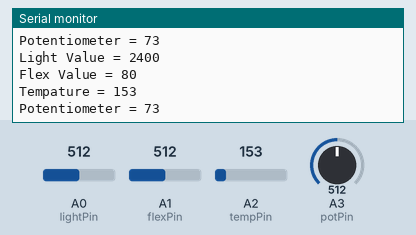
Simulated run of this sketch. Board: Arduino Uno, built with avr-gcc and run on an emulated ATmega328P. On the bench: the last lines printed to the serial monitor. The test bench sets the inputs (shaded band); at power-on: A2 (tempPin) = 153, A1 (flexPin) = 512, A3 (potPin) = 512, A0 (lightPin) = 512.

Above: at 1.3 s.
1.4 s: A2 (tempPin) set to 165
At 1.87 s:
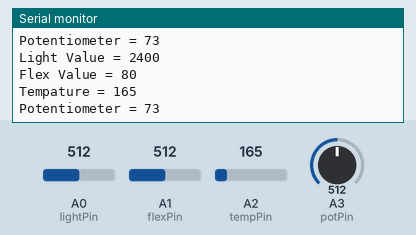
2.9 s: A1 (flexPin) set to 710
At 3.4 s:
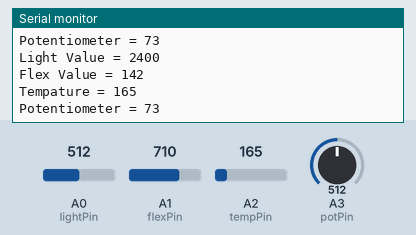
4.4 s: A3 (potPin) set to 710
At 4.93 s:
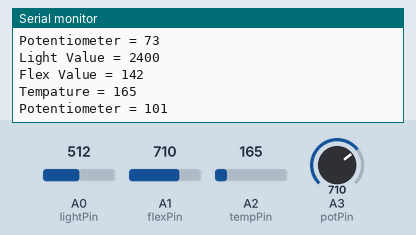
5.9 s: A0 (lightPin) set to 910
7.4 s: A1 (flexPin) set to 716
At 7.97 s:
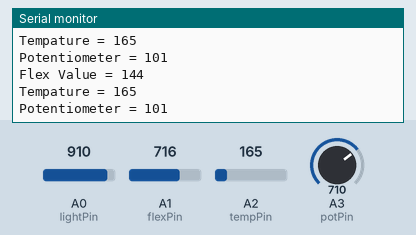
8.9 s: A3 (potPin) set to 716
At 9.47 s:
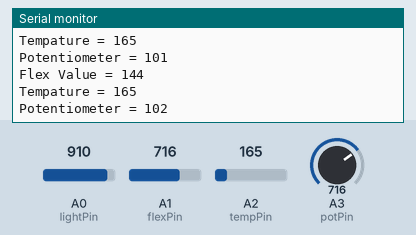
Timing chart, 0 to 11.4 s (numbered marks = the images above; inputs shaded):
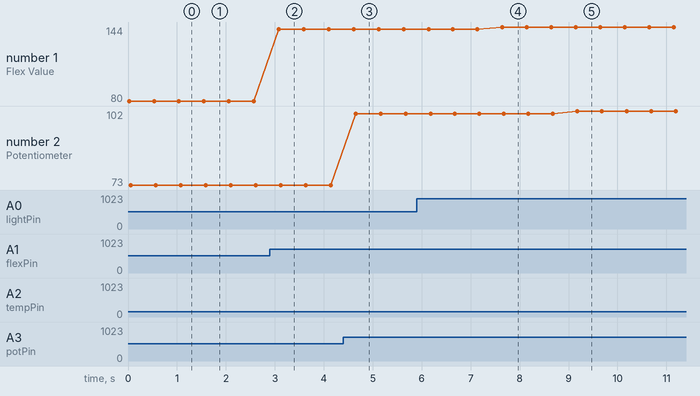

The sketch:

InteractiveRobot.ino
```cpp
/* ====================================================
 *     Project : HPI
 *      Author : Marco A. Ortiz Torres
 *        Date : DEcember 9, 2016
 * Description :
 *   Reference : https://learn.adafruit.com/photocells/using-a-photocell
 *               https://learn.sparkfun.com/tutorials/flex-sensor-hookup-guide
 *               https://learn.adafruit.com/tmp36-temperature-sensor/using-a-temp-sensor
 *               https://www.arduino.cc/en/tutorial/potentiometer
==================================================== */

int lightPin = A0;  // Light Sensor
int flexPin = A1;   // Flex Sensor
int tempPin = A2;   // Tempeture Sensor
int potPin = A3;    // Potentiometer

int lightValue;
int flexValue;
int tempValue;
int potValue;
bool flag = false;

void setup() {
  Serial.begin(9600);
  pinMode (lightPin, INPUT);
  pinMode (flexPin, INPUT);
  pinMode (tempPin, INPUT);
  pinMode (potPin, INPUT);
}

void loop() {
  lightValue = analogRead(lightPin);
  flexValue = analogRead(flexPin);
  tempValue = analogRead(tempPin);
  potValue = analogRead(potPin);

  if (lightValue < 700){
    Serial.print("Light Value = ");
    Serial.println(2400);
    flag = false;
  }
  else if (lightValue == constrain(lightValue,800,900)){
    Serial.print("Light Value = ");
    Serial.println(1200);
    flag = false;
  }
  else if (lightValue > 900 and flag != true){
    Serial.print("Light Value = ");
    Serial.println(800);
    flag = true;
  }
  if (flexValue != constrain(flexValue, 570, 600)){
    Serial.print("Flex Value = ");
    flexValue = (flexValue-260)/3.15;
    Serial.println(flexValue);
  }
  if (tempValue > 68){
    Serial.print("Tempature = ");
    Serial.println(tempValue);
  }
  if (potValue != constrain(potValue, 149, 250)){
    Serial.print("Potentiometer = ");
    potValue = potValue/7;
    Serial.println(potValue);
  }

  delay(500);
}
```

Measured:
- after the input at 1.4 s, the serial monitor: prints a new line after 0.17 s (image 1)
- after the input at 2.9 s, the serial monitor: prints a new line after 0.18 s (image 2)
- after the input at 4.4 s, the serial monitor: prints a new line after 0.25 s (image 3)
- after the input at 7.4 s, the serial monitor: prints a new line after 0.24 s (image 4)
- after the input at 8.9 s, the serial monitor: prints a new line after 0.28 s (image 5)
- plotted number 1: 80 → 142 after the input at 2.9 s, 142 → 144 after the input at 7.4 s
- plotted number 2: 73 → 101 after the input at 4.4 s, 101 → 102 after the input at 8.9 s
